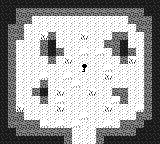

Below is a game level as drawn by its tile map, then a one-line description and the .tmx file that defines it, in full:
An orthogonal 20x18 tile map with 8x8 px tiles, 1 tile layer (Tile Layer 1).

<map version="1.10" tiledversion="1.11.2" orientation="orthogonal" renderorder="right-down" width="20" height="18" tilewidth="8" tileheight="8" infinite="0" nextlayerid="2" nextobjectid="1">
 <tileset firstgid="1" source="tileset.tsx" />
 <layer id="1" name="Tile Layer 1" width="20" height="18">
  <data encoding="csv">
2,2,2,2,2,2,2,2,2,2,2,2,2,2,2,2,2,2,2,2,
2,2,1,1,1,1,1,1,1,1,1,1,1,1,1,1,1,1,2,2,
2,2,1,1,7,7,7,7,7,7,7,7,7,7,7,7,1,1,1,2,
2,1,1,7,7,7,7,7,7,7,7,7,7,7,7,7,7,1,1,2,
2,1,1,7,7,3,1,7,7,7,3,7,7,7,1,1,7,7,1,2,
2,1,7,7,7,1,2,7,7,7,7,7,7,1,1,2,7,7,1,2,
2,1,7,7,7,1,2,1,7,7,4,7,4,7,1,2,1,7,1,2,
2,1,7,7,7,7,1,7,3,7,7,7,7,7,7,1,3,7,1,2,
2,1,7,7,7,7,7,7,7,7,8,7,7,4,7,7,7,7,1,2,
2,1,7,7,7,4,7,7,4,7,7,7,7,3,7,7,7,7,1,2,
2,1,7,7,7,1,7,7,7,4,7,7,7,7,7,7,7,7,1,2,
2,1,7,7,1,2,7,3,7,7,7,3,7,7,1,1,7,7,1,2,
2,1,7,7,7,1,7,4,7,7,7,7,7,7,4,1,7,7,1,2,
2,1,3,7,7,7,7,3,7,7,7,7,7,3,7,7,7,4,1,2,
2,1,1,7,7,7,7,7,7,7,4,7,7,7,7,7,7,1,1,2,
2,1,1,1,1,4,7,4,7,4,7,7,7,4,7,1,1,1,2,2,
2,2,1,1,1,1,1,1,1,7,7,7,1,1,1,1,1,2,2,2,
2,2,2,2,2,2,2,2,1,7,7,7,1,2,2,2,2,2,2,2
</data>
 </layer>
</map>